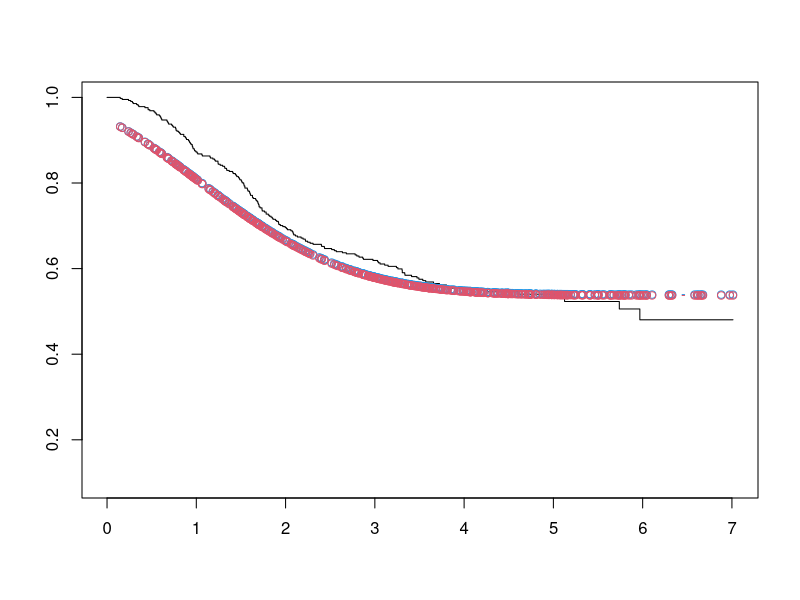
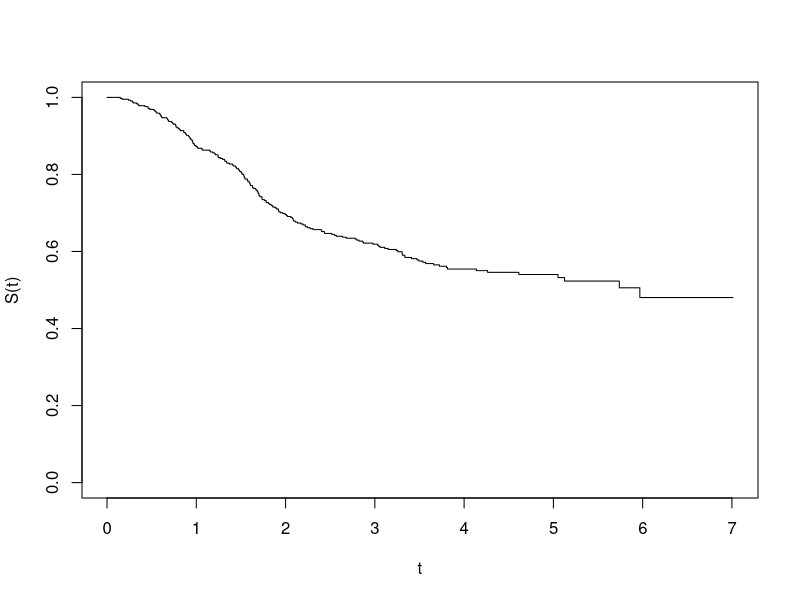
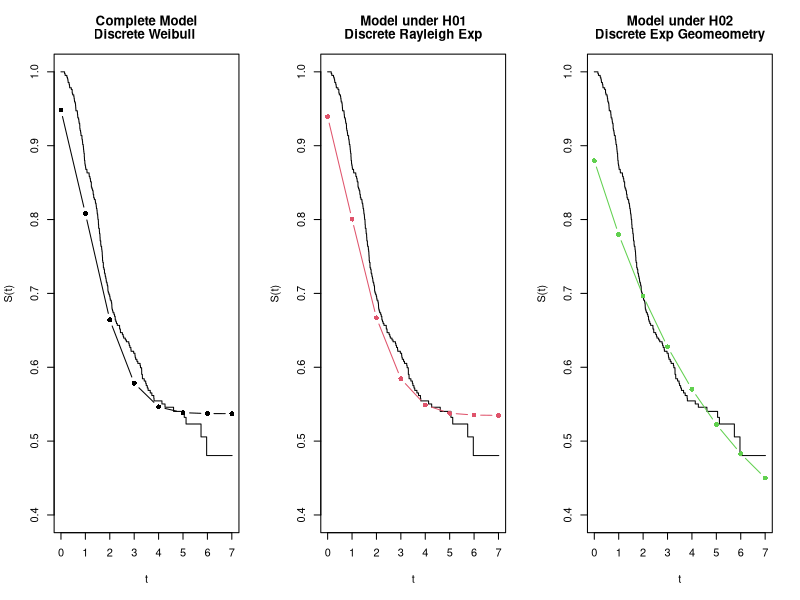

Write R code to recreate these figures, in order.
library(TeachingDemos)
library(splines)
library(survival)
library(MCMCpack)
require(coda)
require(lattice)
require(MASS)
set.seed(2020)

# Change of directory is necessary to run the codes below
# Suggestion for change, you use the setwd () function
# For example : setwd("C:/Users/...")  ...  to complete

dado <- read.table("mela.txt",header = T)   
dado
attach(dado)
names(dado)

time<-dado$tempo
censure<-dado$censura
n<-length(dado$censura)

######## WEIBULL DISCRETE SURVIVAL FUNCTION WITH CURED FRACTION
surv.weidc.fc<-function(x,q,b,f){ f + (1-f)*( (q)^((x+1)^b) )}

# EMPIRICAL K-M ESTIMATOR

data<-Surv(time,censure)
km<-survfit(data~1)
plot(km,conf.int=F,ylim=c(0.1,1))

# Likelihood function

VERO<-function(p,time,censure){
  q<-p[1]
  b<-p[2]
  f<-p[3]
  if ( (q>0) && (q<1) && (b>0) && (f>0) && (f<1) )
    return (-1*(
      sum(censure*log(1-f))+sum(censure*log(q^(time^b)-q^((time+1)^b)))
      +sum((1-censure)*log(f+(1-f)*q^((time+1)^b)))))
  else return (-Inf)
}

a<-optim(c(0.9,1,0.15),VERO,time=time,censure=censure)

q.est<-a$par[1]
b.est<-a$par[2]
f.est<-a$par[3]

xx<-sort(time)
survWei2<-surv.weidc.fc(xx,q.est,b.est,f.est)
points(xx,survWei2,type="b",col=4)
posterior<-function(p,time,censure){
  q<-p[1]
  b<-p[2]
  f<-p[3]
  if ( (q>0) && (q<1) &&  (f>0) && (f<1) )
    return ((
      sum( censure*log(1-f) )
      +sum( censure * log( q^(time^b) - q^((time+1)^b) ) )
      +sum( (1-censure)*log(f + (1-f)* q^((time+1)^b) ) )
      + dbeta(q,10^-3,10^-3,log=T)
      + dgamma(f,1,1,log=T)
    ))
  else return (-Inf)
}
M<-100000
theta<-MCMCmetrop1R(posterior,c(q.est,b.est,f.est),logfun=TRUE,burnin=1000,mcmc=M,time=time,censure=censure)
q.est2<-mean(theta[,1])
b.est2<-mean(theta[,2])
f.est2<-mean(theta[,3])

# Graphics

xx<-sort(time)
survWei3<-surv.weidc.fc(xx,q.est2,b.est2,f.est2)
points(xx,survWei3,type="b",col=2)

# FBST H1:b=2 
post.mcmc<-numeric(M)
for (j in 1:M) { post.mcmc[j]<-posterior(theta[j,],time,censure) }

posterior.H02<-function(p,time,censure){
  q<-p[1]
  b<-2
  f<-p[2]
  if ( (q>0) && (q<1) && (f>0) && (f<1) )
    return (-1*(
      sum( censure*log(1-f) )
      +sum( censure * log( q^(time^b) - q^((time+1)^b) ) )
      +sum( (1-censure)*log(f + (1-f)* q^((time+1)^b) ) )
      + dbeta(q,10^-3,10^-3,log=T)
      + dgamma(f,1,1,log=T)
    ))
  else return (-Inf)
}
a.H02<-optim(c(q.est,f.est),posterior.H02,time=time,censure=censure)

# Max of posterior surv H02

max.post.H02<- -1*a.H02$value
e.value2<-sum(post.mcmc<max.post.H02)/M


# FBST H2:b=1 
posterior.H03<-function(p,time,censure){
  q<-p[1]
  b<-1
  f<-p[2]
  if ( (q>0) && (q<1) && (f>0) && (f<1) )
    return (-1*(
      sum( censure*log(1-f) )
      +sum( censure * log( q^(time^b) - q^((time+1)^b) ) )
      +sum( (1-censure)*log(f + (1-f)* q^((time+1)^b) ) )
      + dbeta(q,10^-3,10^-3,log=T)
      + dgamma(f,1,1,log=T)
    ))
  else return (-Inf)
}
a.H03<-optim(c(q.est,f.est),posterior.H03,time=time,censure=censure)

# Max of posterior surv H02

max.post.H03<- -1*a.H03$value
e.value3<-sum(post.mcmc<max.post.H03)/M


#Graphics of estimatives

data<-Surv(time,censure)
km<-survfit(data~1)
plot(km,conf.int=F,xlab="t",ylab="S(t)")
### q
q.full<-mean(theta[,1])
q.H02<-a.H02$par[1]
q.H03<-a.H03$par[1]

### b
b.full<-mean(theta[,2])
b.H02<-2
b.H03<-1

### f
f.full<-mean(theta[,3])
f.H02<-a.H02$par[2]
f.H03<-a.H03$par[2]

xxx<-seq(0,max(time))
surv.full<-surv.weidc.fc(xxx,q.full,b.full,f.full)
surv.H02<-surv.weidc.fc(xxx,q.H02,b.H02,f.H02)
surv.H03<-surv.weidc.fc(xxx,q.H03,b.H03,f.H03)


pdf('ap_1.pdf', width = 12, height = 4)

par(mfrow=c(1,3))
plot(km,conf.int=F,xlab="t",ylab="S(t)",main=c("Complete Model","Discrete Weibull "),ylim=c(0.4,1))
points(xxx,surv.full,type="b",col=1,pch=16)
plot(km,conf.int=F,xlab="t",ylab="S(t)",main=c("Model under H01","Discrete Rayleigh Exp"),ylim=c(0.4,1))
points(xxx,surv.H02,type="b",col=2,pch=16)
plot(km,conf.int=F,xlab="t",ylab="S(t)",main=c("Model under H02","Discrete Exp Geomeometry"),ylim=c(0.4,1))
points(xxx,surv.H03,type="b",col=3,pch=16)

dev.off()

#e- values

e.value2;e.value3

##### Estimatives And HPD #####

#q

q.est<-mean(theta[,1]);q.est
emp.hpd(theta[,1])

# b

b.est<-mean(theta[,2]);b.est
emp.hpd(theta[,2])

# f

f.est<-mean(theta[,3]);f.est
emp.hpd(theta[,3])  
